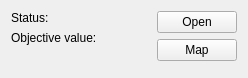
<?xml version="1.0" encoding="UTF-8"?>
<ui version="4.0">
 <class>SolutionTableWidget</class>
 <widget class="QWidget" name="SolutionTableWidget">
  <property name="geometry">
   <rect>
    <x>0</x>
    <y>0</y>
    <width>248</width>
    <height>78</height>
   </rect>
  </property>
  <property name="windowTitle">
   <string>Form</string>
  </property>
  <layout class="QHBoxLayout" name="horizontalLayout">
   <item>
    <layout class="QGridLayout" name="gridLayout" rowstretch="0,0,1" columnstretch="0,1">
     <item row="0" column="0">
      <widget class="QLabel" name="label">
       <property name="text">
        <string>Status:</string>
       </property>
      </widget>
     </item>
     <item row="0" column="1">
      <widget class="QLabel" name="label_status">
       <property name="text">
        <string/>
       </property>
      </widget>
     </item>
     <item row="1" column="0">
      <widget class="QLabel" name="label_2">
       <property name="text">
        <string>Objective value:</string>
       </property>
      </widget>
     </item>
     <item row="1" column="1">
      <widget class="QLabel" name="label_objective">
       <property name="text">
        <string/>
       </property>
      </widget>
     </item>
     <item row="2" column="0">
      <spacer name="verticalSpacer_2">
       <property name="orientation">
        <enum>Qt::Vertical</enum>
       </property>
       <property name="sizeHint" stdset="0">
        <size>
         <width>20</width>
         <height>40</height>
        </size>
       </property>
      </spacer>
     </item>
    </layout>
   </item>
   <item>
    <layout class="QVBoxLayout" name="verticalLayout">
     <item>
      <widget class="QPushButton" name="button_open_solution">
       <property name="sizePolicy">
        <sizepolicy hsizetype="Fixed" vsizetype="Fixed">
         <horstretch>0</horstretch>
         <verstretch>0</verstretch>
        </sizepolicy>
       </property>
       <property name="text">
        <string>Open</string>
       </property>
      </widget>
     </item>
     <item>
      <widget class="QPushButton" name="button_open_map">
       <property name="sizePolicy">
        <sizepolicy hsizetype="Fixed" vsizetype="Fixed">
         <horstretch>0</horstretch>
         <verstretch>0</verstretch>
        </sizepolicy>
       </property>
       <property name="text">
        <string>Map</string>
       </property>
      </widget>
     </item>
     <item>
      <spacer name="verticalSpacer">
       <property name="orientation">
        <enum>Qt::Vertical</enum>
       </property>
       <property name="sizeHint" stdset="0">
        <size>
         <width>0</width>
         <height>40</height>
        </size>
       </property>
      </spacer>
     </item>
    </layout>
   </item>
  </layout>
 </widget>
 <resources/>
 <connections/>
</ui>
